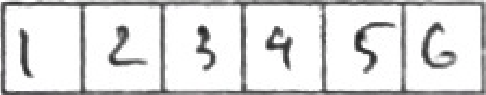
#> input picture resources/images/test/digits/digits.png, 486 x 95 px
$ python -i plot_bar_for_pixel_based_method.py   (imports and definitions only)
#> lines starting #> are read from the running program, lines starting #| are printed output that depends on the picture
#> further down, picture is the input picture: shape (95, 486, 3); mean B, G, R 221.1, 221, 221
import sys
sys.path.append('../../..')

import os
import cv2
import numpy as np
import matplotlib.pyplot as plt


from ocr.src.doc.image_process import remove_horizontal_vertical_lines as remove
from ocr.src.cut import cut_image as ci
from ocr.src import helpers


TEST_FOLDER = '../../../resources/images/test/digits'

def remove_noise(img):

    se1 = cv2.getStructuringElement(cv2.MORPH_RECT, (5,5))
    se2 = cv2.getStructuringElement(cv2.MORPH_RECT, (2,2))
    mask = cv2.morphologyEx(img, cv2.MORPH_CLOSE, se1)
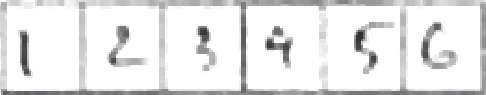
#> mask: shape (95, 486, 3); mean B, G, R 231.2, 231.2, 231.2
    mask = cv2.morphologyEx(mask, cv2.MORPH_OPEN, se2)
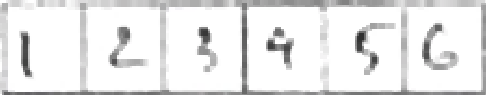
#> mask: shape (95, 486, 3); mean B, G, R 232, 231.9, 232

    mask = mask/255
    out = img * mask
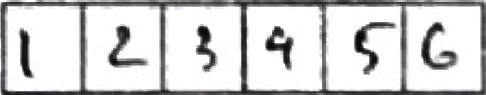
#> out: shape (95, 486, 3) float64; mean B, G, R 208.9, 208.8, 208.9

    kernel = np.ones([2,2])
    out = cv2.erode(out,kernel)
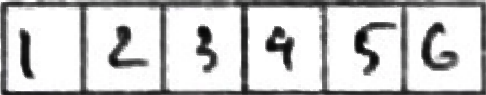
#> out: shape (95, 486, 3) float64; mean B, G, R 201.5, 201.4, 201.5

    return out

def plot_sum(img,title=''):

    plt.figure(figsize=(10,6))

    # plot the image
    plt.subplot(211)
    plt.title(title)
    plt.imshow(img)

    # plot the density map
    plt.subplot(212)
    max_value  = np.max(img)

    if max_value > 2:
        img = img /255

    sum_x = np.sum(1 - img,axis=0)

    mean_value = np.sum(sum_x) / len(sum_x)

    plt.plot(np.arange(len(sum_x)),np.full(len(sum_x),mean_value),label='mean line')
    plt.plot(np.arange(len(sum_x)),np.full(len(sum_x),mean_value*4/3),label='1/4')
    plt.plot(np.arange(len(sum_x)),np.full(len(sum_x),mean_value*2/3),label='3/4')
    plt.plot(np.arange(len(sum_x)),sum_x,label='sum map')

    plt.xlim(0,len(sum_x))

    plt.legend()
    plt.show()


# [24 lines not run here, left out]

>>> import cv2
>>> picture = cv2.imread('../../../resources/images/test/digits/digits.png')
>>> result = remove_noise(picture)

$ run again, on resources/images/test/real/easy/scan1_adjusted.jpeg
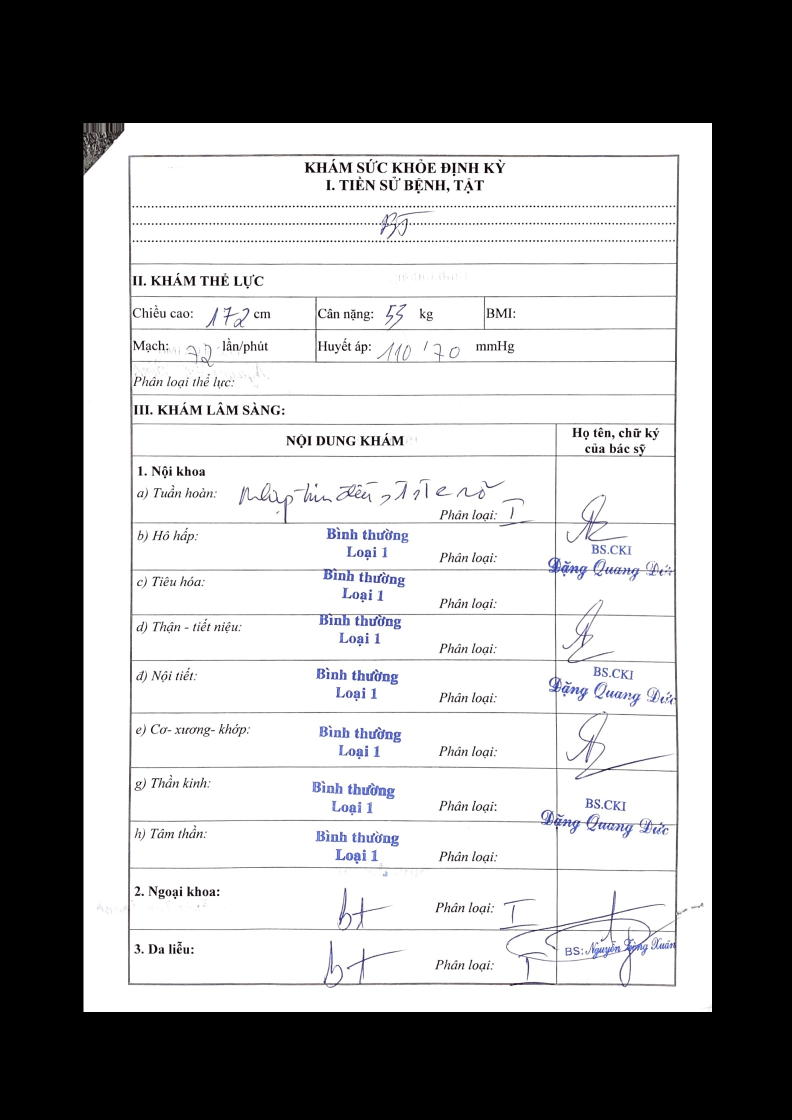
#> input picture resources/images/test/real/easy/scan1_adjusted.jpeg, 1584 x 2240 px (shown at 1/2 size)
#> picture is the input picture: shape (2240, 1584, 3); mean B, G, R 154.4, 153.7, 153.8
#> in remove_noise, `mask = cv2.morphologyEx(img, cv2.MORPH_CLOSE, se1)`:
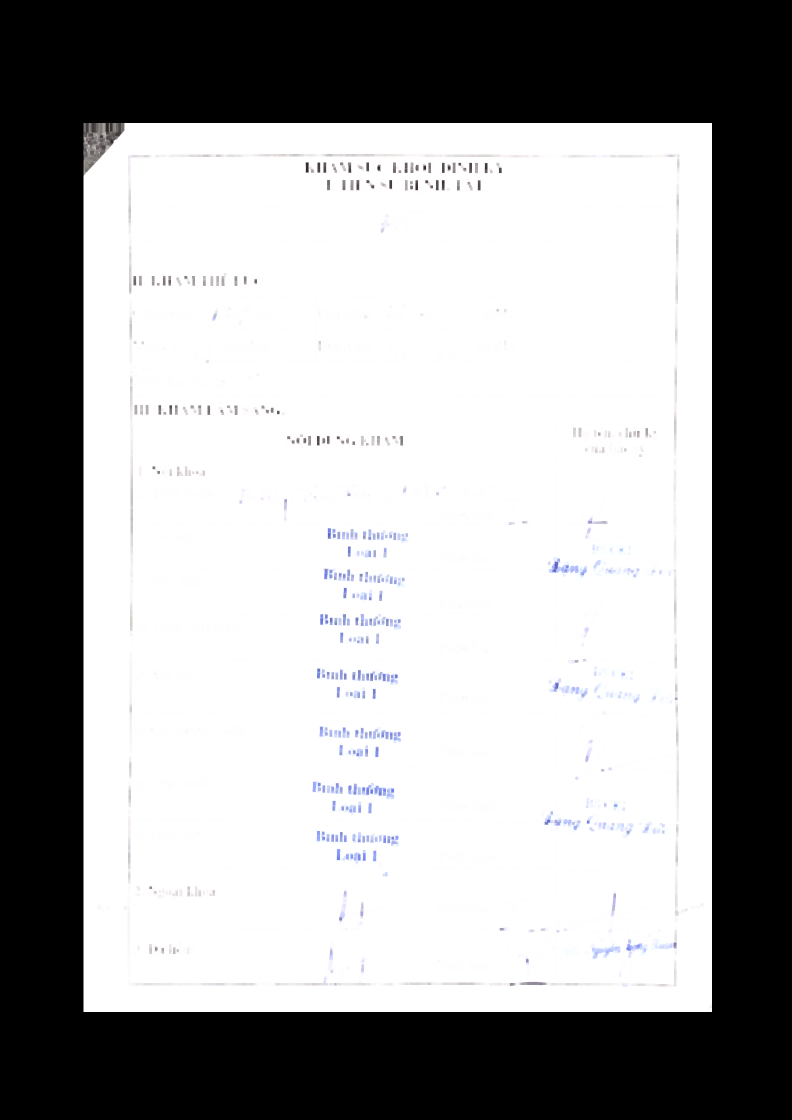
#> mask: shape (2240, 1584, 3) (shown at 1/2 size); mean B, G, R 159.8, 159.3, 159.3
#> in remove_noise, `out = cv2.erode(out,kernel)`:
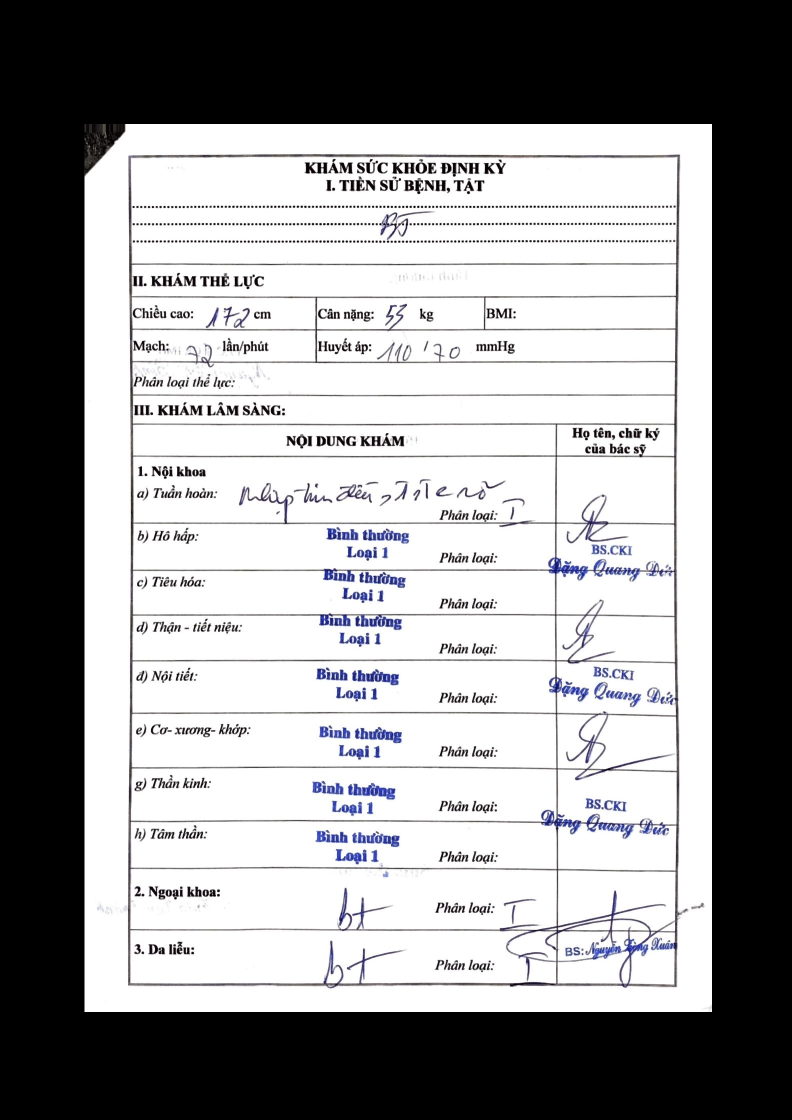
#> out: shape (2240, 1584, 3) float64 (shown at 1/2 size); mean B, G, R 150.4, 149.3, 149.4
